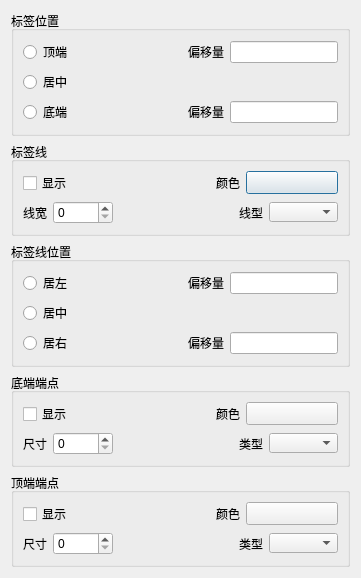
<?xml version="1.0" encoding="UTF-8"?>
<ui version="4.0">
 <class>CFeatureTagPropertySettingDialog</class>
 <widget class="QDialog" name="CFeatureTagPropertySettingDialog">
  <property name="geometry">
   <rect>
    <x>0</x>
    <y>0</y>
    <width>361</width>
    <height>468</height>
   </rect>
  </property>
  <property name="minimumSize">
   <size>
    <width>0</width>
    <height>0</height>
   </size>
  </property>
  <property name="maximumSize">
   <size>
    <width>361</width>
    <height>505</height>
   </size>
  </property>
  <property name="windowTitle">
   <string>Dialog</string>
  </property>
  <layout class="QGridLayout" name="gridLayout_6">
   <item row="0" column="0">
    <widget class="QGroupBox" name="vGroupBox">
     <property name="title">
      <string>标签位置</string>
     </property>
     <layout class="QGridLayout" name="gridLayout_2">
      <item row="0" column="0">
       <layout class="QHBoxLayout" name="horizontalLayout_4">
        <item>
         <widget class="QRadioButton" name="vTopRadioButton">
          <property name="text">
           <string>顶端</string>
          </property>
         </widget>
        </item>
        <item>
         <spacer name="horizontalSpacer_4">
          <property name="orientation">
           <enum>Qt::Horizontal</enum>
          </property>
          <property name="sizeHint" stdset="0">
           <size>
            <width>40</width>
            <height>20</height>
           </size>
          </property>
         </spacer>
        </item>
        <item>
         <widget class="QLabel" name="label_3">
          <property name="text">
           <string>偏移量</string>
          </property>
         </widget>
        </item>
        <item>
         <widget class="QLineEdit" name="vTopOffsetLineEdit">
          <property name="sizePolicy">
           <sizepolicy hsizetype="Minimum" vsizetype="Fixed">
            <horstretch>0</horstretch>
            <verstretch>0</verstretch>
           </sizepolicy>
          </property>
          <property name="text">
           <string/>
          </property>
         </widget>
        </item>
       </layout>
      </item>
      <item row="1" column="0">
       <widget class="QRadioButton" name="vMiddleRadioButton">
        <property name="text">
         <string>居中</string>
        </property>
       </widget>
      </item>
      <item row="2" column="0">
       <layout class="QHBoxLayout" name="horizontalLayout_5">
        <item>
         <widget class="QRadioButton" name="vBottomRadioButton">
          <property name="text">
           <string>底端</string>
          </property>
         </widget>
        </item>
        <item>
         <spacer name="horizontalSpacer_5">
          <property name="orientation">
           <enum>Qt::Horizontal</enum>
          </property>
          <property name="sizeHint" stdset="0">
           <size>
            <width>40</width>
            <height>20</height>
           </size>
          </property>
         </spacer>
        </item>
        <item>
         <widget class="QLabel" name="label_4">
          <property name="text">
           <string>偏移量</string>
          </property>
         </widget>
        </item>
        <item>
         <widget class="QLineEdit" name="vBottomOffsetLineEdit">
          <property name="sizePolicy">
           <sizepolicy hsizetype="Minimum" vsizetype="Fixed">
            <horstretch>0</horstretch>
            <verstretch>0</verstretch>
           </sizepolicy>
          </property>
          <property name="text">
           <string/>
          </property>
         </widget>
        </item>
       </layout>
      </item>
     </layout>
    </widget>
   </item>
   <item row="1" column="0">
    <widget class="QGroupBox" name="lineGroupBox">
     <property name="title">
      <string>标签线</string>
     </property>
     <layout class="QGridLayout" name="gridLayout_3">
      <item row="0" column="0">
       <layout class="QHBoxLayout" name="horizontalLayout_6">
        <item>
         <widget class="QCheckBox" name="lineVisibleCheckBox">
          <property name="text">
           <string>显示</string>
          </property>
          <property name="checked">
           <bool>false</bool>
          </property>
         </widget>
        </item>
        <item>
         <spacer name="horizontalSpacer_6">
          <property name="orientation">
           <enum>Qt::Horizontal</enum>
          </property>
          <property name="sizeType">
           <enum>QSizePolicy::Expanding</enum>
          </property>
          <property name="sizeHint" stdset="0">
           <size>
            <width>40</width>
            <height>20</height>
           </size>
          </property>
         </spacer>
        </item>
        <item>
         <widget class="QLabel" name="label_8">
          <property name="text">
           <string>颜色</string>
          </property>
         </widget>
        </item>
        <item>
         <widget class="QPushButton" name="lineColorButton">
          <property name="minimumSize">
           <size>
            <width>92</width>
            <height>23</height>
           </size>
          </property>
          <property name="maximumSize">
           <size>
            <width>92</width>
            <height>23</height>
           </size>
          </property>
          <property name="text">
           <string/>
          </property>
         </widget>
        </item>
       </layout>
      </item>
      <item row="1" column="0">
       <layout class="QHBoxLayout" name="horizontalLayout_7">
        <item>
         <widget class="QLabel" name="label_9">
          <property name="text">
           <string>线宽</string>
          </property>
         </widget>
        </item>
        <item>
         <widget class="QSpinBox" name="lineWidthSpinBox">
          <property name="minimumSize">
           <size>
            <width>60</width>
            <height>0</height>
           </size>
          </property>
          <property name="maximumSize">
           <size>
            <width>60</width>
            <height>16777215</height>
           </size>
          </property>
          <property name="sizeIncrement">
           <size>
            <width>0</width>
            <height>0</height>
           </size>
          </property>
         </widget>
        </item>
        <item>
         <spacer name="horizontalSpacer_7">
          <property name="orientation">
           <enum>Qt::Horizontal</enum>
          </property>
          <property name="sizeType">
           <enum>QSizePolicy::Fixed</enum>
          </property>
          <property name="sizeHint" stdset="0">
           <size>
            <width>120</width>
            <height>20</height>
           </size>
          </property>
         </spacer>
        </item>
        <item>
         <widget class="QLabel" name="label_10">
          <property name="text">
           <string>线型</string>
          </property>
         </widget>
        </item>
        <item>
         <widget class="QComboBox" name="lineStyleComboBox">
          <property name="minimumSize">
           <size>
            <width>69</width>
            <height>20</height>
           </size>
          </property>
          <property name="maximumSize">
           <size>
            <width>69</width>
            <height>20</height>
           </size>
          </property>
         </widget>
        </item>
       </layout>
      </item>
     </layout>
    </widget>
   </item>
   <item row="2" column="0">
    <widget class="QGroupBox" name="hGroupBox">
     <property name="title">
      <string>标签线位置</string>
     </property>
     <layout class="QGridLayout" name="gridLayout">
      <item row="0" column="0">
       <layout class="QHBoxLayout" name="horizontalLayout_2">
        <item>
         <widget class="QRadioButton" name="HLeftRadioButton">
          <property name="text">
           <string>居左</string>
          </property>
         </widget>
        </item>
        <item>
         <spacer name="horizontalSpacer_2">
          <property name="orientation">
           <enum>Qt::Horizontal</enum>
          </property>
          <property name="sizeHint" stdset="0">
           <size>
            <width>40</width>
            <height>20</height>
           </size>
          </property>
         </spacer>
        </item>
        <item>
         <widget class="QLabel" name="label_5">
          <property name="text">
           <string>偏移量</string>
          </property>
         </widget>
        </item>
        <item>
         <widget class="QLineEdit" name="HLeftOffsetLineEdit">
          <property name="sizePolicy">
           <sizepolicy hsizetype="Minimum" vsizetype="Fixed">
            <horstretch>0</horstretch>
            <verstretch>0</verstretch>
           </sizepolicy>
          </property>
          <property name="text">
           <string/>
          </property>
         </widget>
        </item>
       </layout>
      </item>
      <item row="1" column="0">
       <widget class="QRadioButton" name="HMiddleRadioButton">
        <property name="text">
         <string>居中</string>
        </property>
       </widget>
      </item>
      <item row="2" column="0">
       <layout class="QHBoxLayout" name="horizontalLayout_3">
        <item>
         <widget class="QRadioButton" name="HRightRadioButton">
          <property name="text">
           <string>居右</string>
          </property>
         </widget>
        </item>
        <item>
         <spacer name="horizontalSpacer_3">
          <property name="orientation">
           <enum>Qt::Horizontal</enum>
          </property>
          <property name="sizeHint" stdset="0">
           <size>
            <width>40</width>
            <height>20</height>
           </size>
          </property>
         </spacer>
        </item>
        <item>
         <widget class="QLabel" name="label_6">
          <property name="text">
           <string>偏移量</string>
          </property>
         </widget>
        </item>
        <item>
         <widget class="QLineEdit" name="HRightOffsetLineEdit">
          <property name="sizePolicy">
           <sizepolicy hsizetype="Minimum" vsizetype="Fixed">
            <horstretch>0</horstretch>
            <verstretch>0</verstretch>
           </sizepolicy>
          </property>
          <property name="text">
           <string/>
          </property>
         </widget>
        </item>
       </layout>
      </item>
     </layout>
    </widget>
   </item>
   <item row="3" column="0">
    <widget class="QGroupBox" name="bottomPointGroupBox">
     <property name="minimumSize">
      <size>
       <width>0</width>
       <height>0</height>
      </size>
     </property>
     <property name="maximumSize">
      <size>
       <width>16777215</width>
       <height>16777215</height>
      </size>
     </property>
     <property name="title">
      <string>底端端点</string>
     </property>
     <layout class="QGridLayout" name="gridLayout_4">
      <item row="0" column="0">
       <layout class="QHBoxLayout" name="horizontalLayout_8">
        <item>
         <widget class="QCheckBox" name="bottomPointVisibleCheckBox">
          <property name="text">
           <string>显示</string>
          </property>
         </widget>
        </item>
        <item>
         <spacer name="horizontalSpacer_8">
          <property name="orientation">
           <enum>Qt::Horizontal</enum>
          </property>
          <property name="sizeHint" stdset="0">
           <size>
            <width>40</width>
            <height>20</height>
           </size>
          </property>
         </spacer>
        </item>
        <item>
         <widget class="QLabel" name="label_15">
          <property name="text">
           <string>颜色</string>
          </property>
         </widget>
        </item>
        <item>
         <widget class="QPushButton" name="bottomPointColorButton">
          <property name="minimumSize">
           <size>
            <width>92</width>
            <height>23</height>
           </size>
          </property>
          <property name="maximumSize">
           <size>
            <width>92</width>
            <height>23</height>
           </size>
          </property>
          <property name="text">
           <string/>
          </property>
         </widget>
        </item>
       </layout>
      </item>
      <item row="1" column="0">
       <layout class="QHBoxLayout" name="horizontalLayout_9">
        <item>
         <widget class="QLabel" name="label_14">
          <property name="text">
           <string>尺寸</string>
          </property>
         </widget>
        </item>
        <item>
         <widget class="QSpinBox" name="bottomPointSizeSpinBox">
          <property name="minimumSize">
           <size>
            <width>60</width>
            <height>0</height>
           </size>
          </property>
          <property name="maximumSize">
           <size>
            <width>60</width>
            <height>16777215</height>
           </size>
          </property>
         </widget>
        </item>
        <item>
         <spacer name="horizontalSpacer_9">
          <property name="orientation">
           <enum>Qt::Horizontal</enum>
          </property>
          <property name="sizeHint" stdset="0">
           <size>
            <width>40</width>
            <height>20</height>
           </size>
          </property>
         </spacer>
        </item>
        <item>
         <widget class="QLabel" name="label_16">
          <property name="text">
           <string>类型</string>
          </property>
         </widget>
        </item>
        <item>
         <widget class="QComboBox" name="bottomPointStyleComboBox">
          <property name="minimumSize">
           <size>
            <width>69</width>
            <height>20</height>
           </size>
          </property>
          <property name="maximumSize">
           <size>
            <width>69</width>
            <height>20</height>
           </size>
          </property>
         </widget>
        </item>
       </layout>
      </item>
     </layout>
    </widget>
   </item>
   <item row="4" column="0">
    <widget class="QGroupBox" name="topPointGroupBox">
     <property name="title">
      <string>顶端端点</string>
     </property>
     <layout class="QGridLayout" name="gridLayout_5">
      <item row="0" column="0">
       <layout class="QHBoxLayout" name="horizontalLayout_10">
        <item>
         <widget class="QCheckBox" name="topPointVisibleCheckBox">
          <property name="text">
           <string>显示</string>
          </property>
         </widget>
        </item>
        <item>
         <spacer name="horizontalSpacer_10">
          <property name="orientation">
           <enum>Qt::Horizontal</enum>
          </property>
          <property name="sizeHint" stdset="0">
           <size>
            <width>40</width>
            <height>20</height>
           </size>
          </property>
         </spacer>
        </item>
        <item>
         <widget class="QLabel" name="label_12">
          <property name="text">
           <string>颜色</string>
          </property>
         </widget>
        </item>
        <item>
         <widget class="QPushButton" name="topPointColorButton">
          <property name="minimumSize">
           <size>
            <width>92</width>
            <height>23</height>
           </size>
          </property>
          <property name="maximumSize">
           <size>
            <width>92</width>
            <height>23</height>
           </size>
          </property>
          <property name="text">
           <string/>
          </property>
         </widget>
        </item>
       </layout>
      </item>
      <item row="1" column="0">
       <layout class="QHBoxLayout" name="horizontalLayout_11">
        <item>
         <widget class="QLabel" name="label_11">
          <property name="text">
           <string>尺寸</string>
          </property>
         </widget>
        </item>
        <item>
         <widget class="QSpinBox" name="topPointSizeSpinBox">
          <property name="minimumSize">
           <size>
            <width>60</width>
            <height>0</height>
           </size>
          </property>
          <property name="maximumSize">
           <size>
            <width>60</width>
            <height>16777215</height>
           </size>
          </property>
         </widget>
        </item>
        <item>
         <spacer name="horizontalSpacer_11">
          <property name="orientation">
           <enum>Qt::Horizontal</enum>
          </property>
          <property name="sizeHint" stdset="0">
           <size>
            <width>40</width>
            <height>20</height>
           </size>
          </property>
         </spacer>
        </item>
        <item>
         <widget class="QLabel" name="label_13">
          <property name="text">
           <string>类型</string>
          </property>
         </widget>
        </item>
        <item>
         <widget class="QComboBox" name="topPointStyleComboBox">
          <property name="minimumSize">
           <size>
            <width>69</width>
            <height>20</height>
           </size>
          </property>
          <property name="maximumSize">
           <size>
            <width>69</width>
            <height>20</height>
           </size>
          </property>
         </widget>
        </item>
       </layout>
      </item>
     </layout>
    </widget>
   </item>
  </layout>
 </widget>
 <tabstops>
  <tabstop>vTopRadioButton</tabstop>
  <tabstop>vTopOffsetLineEdit</tabstop>
  <tabstop>vMiddleRadioButton</tabstop>
  <tabstop>vBottomRadioButton</tabstop>
  <tabstop>vBottomOffsetLineEdit</tabstop>
  <tabstop>HLeftRadioButton</tabstop>
  <tabstop>HLeftOffsetLineEdit</tabstop>
  <tabstop>HMiddleRadioButton</tabstop>
  <tabstop>HRightRadioButton</tabstop>
  <tabstop>HRightOffsetLineEdit</tabstop>
  <tabstop>lineVisibleCheckBox</tabstop>
  <tabstop>lineColorButton</tabstop>
  <tabstop>lineWidthSpinBox</tabstop>
  <tabstop>lineStyleComboBox</tabstop>
  <tabstop>topPointVisibleCheckBox</tabstop>
  <tabstop>topPointColorButton</tabstop>
  <tabstop>topPointSizeSpinBox</tabstop>
  <tabstop>topPointStyleComboBox</tabstop>
  <tabstop>bottomPointVisibleCheckBox</tabstop>
  <tabstop>bottomPointColorButton</tabstop>
  <tabstop>bottomPointSizeSpinBox</tabstop>
  <tabstop>bottomPointStyleComboBox</tabstop>
 </tabstops>
 <resources/>
 <connections>
  <connection>
   <sender>vTopRadioButton</sender>
   <signal>toggled(bool)</signal>
   <receiver>vTopOffsetLineEdit</receiver>
   <slot>setEnabled(bool)</slot>
   <hints>
    <hint type="sourcelabel">
     <x>73</x>
     <y>65</y>
    </hint>
    <hint type="destinationlabel">
     <x>232</x>
     <y>60</y>
    </hint>
   </hints>
  </connection>
  <connection>
   <sender>HLeftRadioButton</sender>
   <signal>toggled(bool)</signal>
   <receiver>HLeftOffsetLineEdit</receiver>
   <slot>setEnabled(bool)</slot>
   <hints>
    <hint type="sourcelabel">
     <x>461</x>
     <y>68</y>
    </hint>
    <hint type="destinationlabel">
     <x>665</x>
     <y>68</y>
    </hint>
   </hints>
  </connection>
  <connection>
   <sender>HRightRadioButton</sender>
   <signal>toggled(bool)</signal>
   <receiver>HRightOffsetLineEdit</receiver>
   <slot>setEnabled(bool)</slot>
   <hints>
    <hint type="sourcelabel">
     <x>454</x>
     <y>158</y>
    </hint>
    <hint type="destinationlabel">
     <x>623</x>
     <y>154</y>
    </hint>
   </hints>
  </connection>
  <connection>
   <sender>vBottomRadioButton</sender>
   <signal>toggled(bool)</signal>
   <receiver>vBottomOffsetLineEdit</receiver>
   <slot>setEnabled(bool)</slot>
   <hints>
    <hint type="sourcelabel">
     <x>68</x>
     <y>156</y>
    </hint>
    <hint type="destinationlabel">
     <x>218</x>
     <y>158</y>
    </hint>
   </hints>
  </connection>
 </connections>
</ui>
